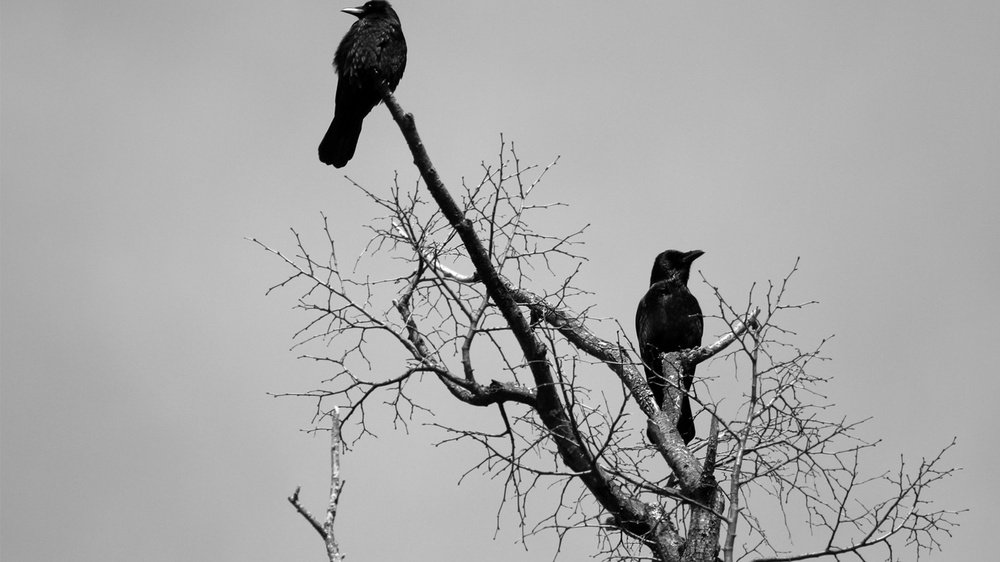
%> input picture Processamento Digital de Imagens/Exemplos_Professor/Exemplo_Ruidos.jpg, 1000 x 562 px, shrunk from 1366 x 768 before the run
$ octave Exemplo_Ruido_Poisson.m   (GNU Octave 9; MATLAB toolbox functions it lacks are replaced by stand-ins)
%> lines starting %> are read from the running program, lines starting %| are printed output that depends on the picture
original=imread('Exemplo_Ruidos.jpg');
%> original is the input picture: size 562x1000 uint8; min 0, max 255, mean 167.1
ruidogauss=imnoise(original, 'poisson');
restaurada=medfilt2(ruidogauss, [5 5]);
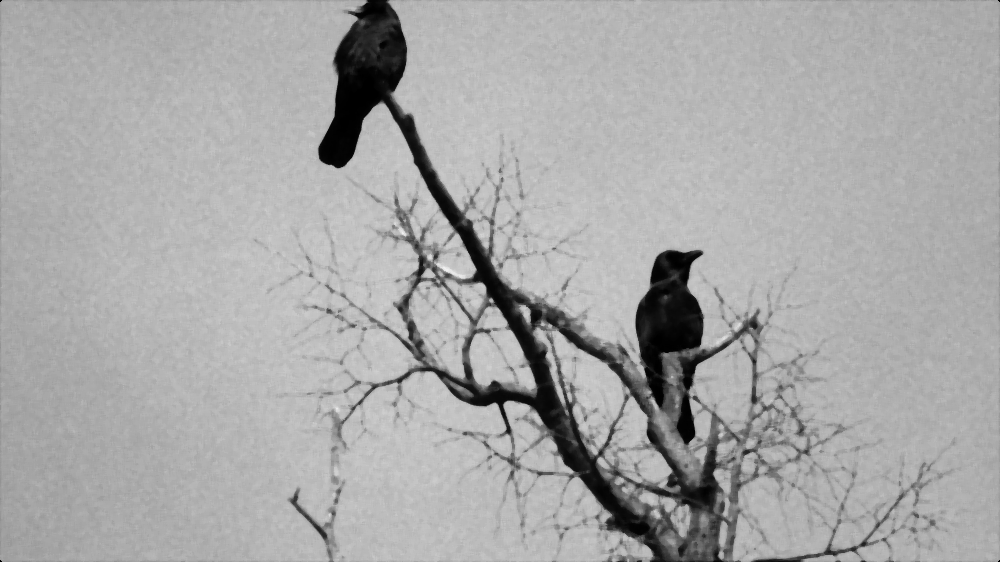
%> restaurada: size 562x1000 uint8; min 0, max 240, mean 167.7
diferenca=imsubtract(original, restaurada);
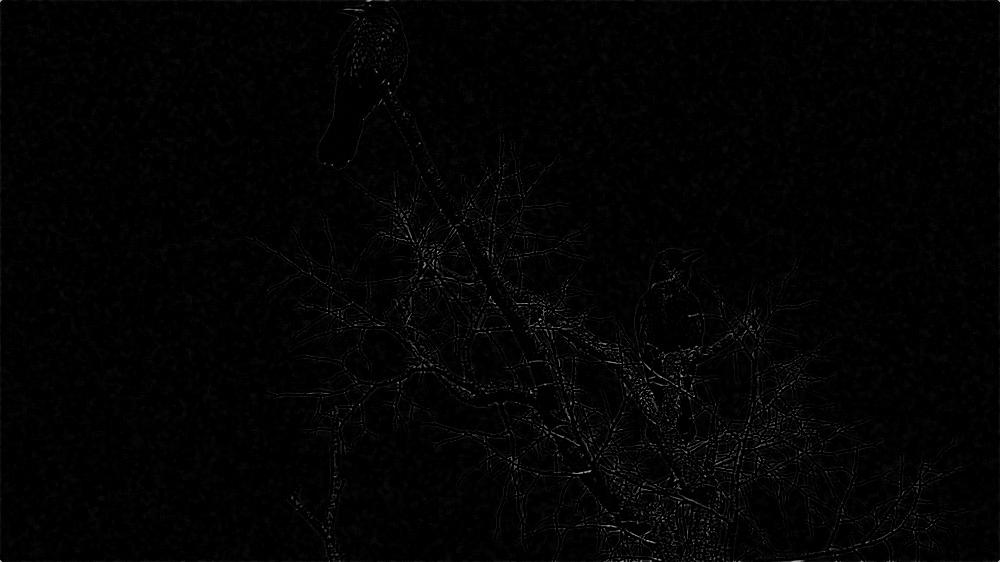
%> diferenca: size 562x1000 uint8; min 0, max 174, mean 3.1
figure; imshow(original); title('Imagem Original');
figure; imshow(ruidogauss); title('Ruido Poisson');
figure; imshow(restaurada); title('Imagem Restaurada');
figure; imshow(diferenca); title('Diferenca entre Original e Restaurada');
